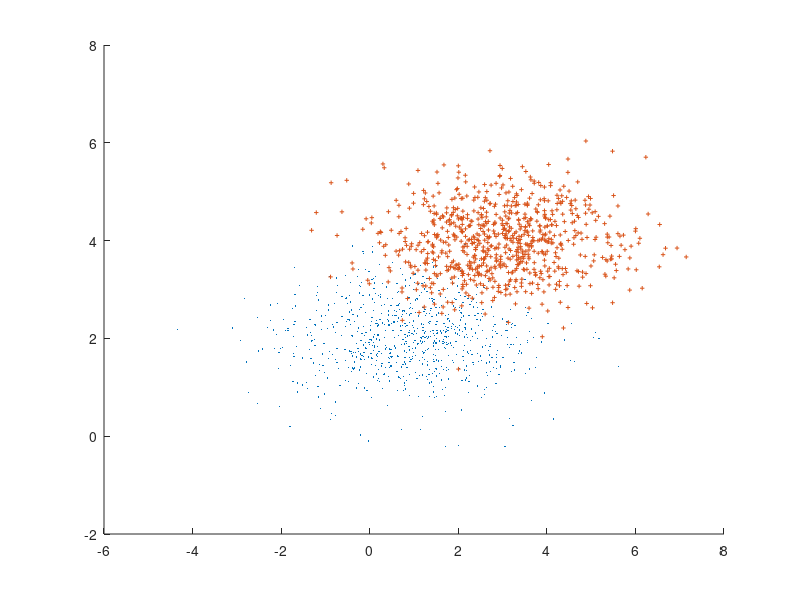

Source code (MATLAB): (Note: this script raises an error after producing the figure.)
clearvars;

%% one frame per observation
MU1 = [1 2; 3 4];
SIGMA1 = [2 0; 0 .5];
MU2 = [-3 -5; -7 2];
SIGMA2 = [1 0; 0 1];

L = 1000;

X1 = mvnrnd(MU1(1,:),SIGMA1,L);
X2 = mvnrnd(MU1(2,:),SIGMA1,L);

perm = randperm(L);

X1 = X1(perm,:);
X2 = X2(perm,:);

idxtrain = 1:(L*.8);
idxtest = (L*.8+1):L;

x1train = X1(idxtrain,:);
x2train = X2(idxtrain,:);
train = [x1train;x2train];

x1test = X1(idxtest, :);
x2test =  X2(idxtest, :);
test = [x1test;x2test];

scatter(x1train(:,1),x1train(:,2),'SizeData',10,'Marker','.');
hold on;
scatter(x2train(:,1),x2train(:,2),'SizeData',10,'Marker','+');

ctrain = [repmat(2,L*.8,1);repmat(3,L*.8,1)];
ctest = [repmat(2,L*.2,1);repmat(3,L*.2,1)];

predictions = knnclassify(train,ctrain,test,20);

goodp1 = test(predictions==2 & predictions==ctest,:);
badp1 = test(predictions==2 & predictions~=ctest,:);
goodp2 = test(predictions==3 & predictions==ctest,:);
badp2 = test(predictions==3 & predictions~=ctest,:);

figure();
scatter(goodp1(:,1),goodp1(:,2),10,'o','MarkerEdgeColor','blue');
hold on;
scatter(badp1(:,1),badp1(:,2),10,'o','MarkerEdgeColor','red');
scatter(goodp2(:,1),goodp2(:,2),10,'+','MarkerEdgeColor','green');
scatter(badp2(:,1),badp2(:,2),10,'+','MarkerEdgeColor','red');

%% multi frame per observation

X1 = [1 2; 2 2; 1 3; 2 3];
X2 = [11 12 ; 12 12 ; 11 13; 12 13; 14 15];
scatter(X1(:,1),X1(:,2),10,'Marker','o');

scatter(X2(:,1),X2(:,2),10,'Marker','+');

predictions = knnclassify({X1;X2}, [1;2], {X1;X2}, 2);

